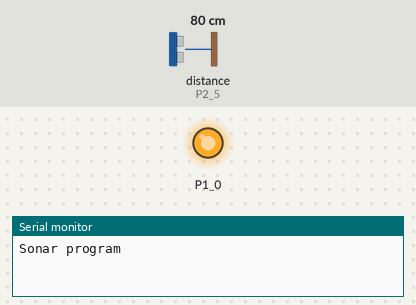
The sketch below on a simulated TI MSP430 LaunchPad. Parts: output pins drawn as LEDs (lit = HIGH), the last lines printed to the serial monitor. Wiring (inferred from the names in the program): ultrasonic range finder: trigger P2_4; echo P2_5. Inputs (shaded band) come from the test bench; at power-on: distance to the obstacle (sensor on P2_5) 80 cm. The echo pulse lasts 58.3 µs per cm; pins used as bus, display or sensor lines are not drawn.

Above: at 0.1 s.
At 1.1 s:
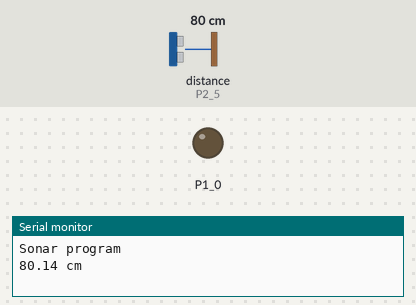
Timing chart, 0 to 2.6 s (numbered marks = the images above):
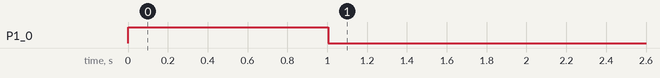

The sketch:

Sonar.ino
```cpp
/*
 * Sonar
 * Ultrahangos távolságmérő HC-SR04 szenzorral
 *
 * Hardver követelmények:
 *  - Launchpad kártya MSP430G2553 vagy MSP430G2452 MCU-val
 *  - HC-SR04 ultrahangos szenzor, az alábbi bekötéssel
 *
 *  HC-SR04           Launchpad kártya
 * ----------------------------------------
 *  1. VCC            TP1 (+5V)
 *  2. Trigger        P2_5
 *  3. Echo           P2_4 (leosztva, vagy áramkorlátozással!)
 *  4. GND            GND
 *
 * Megjegyzések:
 * - A HC-SR04 modul +5V-os tápfeszültséget igényel, amit a TP1 pontról vehetünk.
 * - Az Echo jelet nem vezethetjük közvetlenül a P2_4 bemenetre, le kell osztanunk
 *   azt 3,5 V-ra, vagy legalább egy áramkorlátozó ellenállást iktassunk be!
 *
 * A program eredetijének forrása:
 * http://arduinobasics.blogspot.hu/2012/11/arduinobasics-hc-sr04-ultrasonic-sensor.html
 *
 */


#define echoPin P2_5       // Echo kimenet
#define trigPin P2_4       // Trigger bemenet

int maximumRange = 200;    // Legnagyobb távolság cm-ben
int minimumRange = 1;      // Minimális távolság cm-ben
long duration;             // Időtartam [us]
float distance;            // Távolság [cm]

void setup() {
  Serial.begin (9600);
  Serial.println("Sonar program");
  pinMode(trigPin, OUTPUT);
  pinMode(echoPin, INPUT);
  digitalWrite(trigPin, LOW);
  pinMode(RED_LED,OUTPUT);
  digitalWrite(RED_LED,HIGH);
}

void loop() {
  delay(1000);
  digitalWrite(RED_LED,HIGH);
  digitalWrite(trigPin, HIGH);
  delayMicroseconds(10);
  digitalWrite(trigPin, LOW);
  duration = pulseIn(echoPin, HIGH);
  distance = duration/58.2; // Kiszámoljuk a távolságot
  if (distance >= maximumRange || distance < minimumRange) {
    distance = -1.0;
  }
  Serial.print(distance);  // A mért távolság kiíratása
  Serial.println(" cm");
  digitalWrite(RED_LED,LOW);
}
```

Measured:
- by itself, P1_0: HIGH → LOW at 1.0 s
